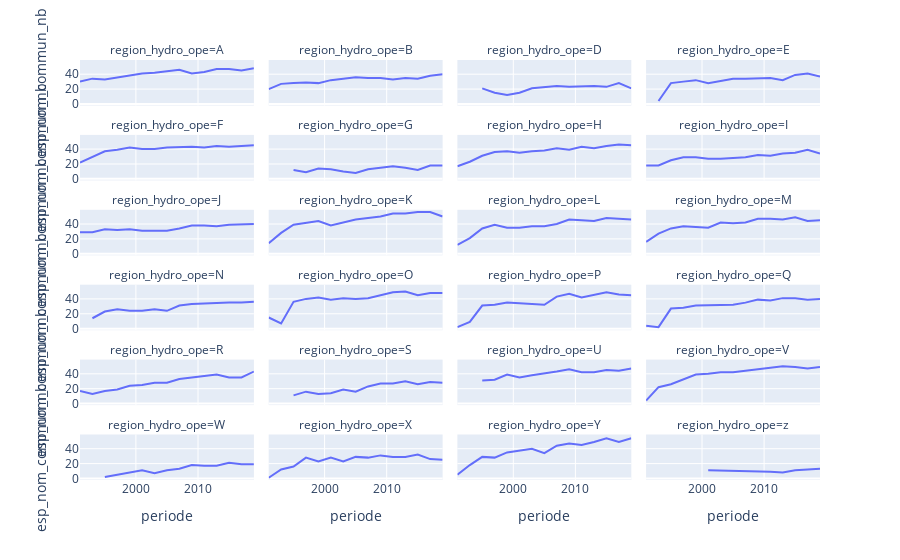

The notebook cell saved with this chart:
### Code cell
# Evolution de la richesse spécifique des régions au court du temps, régions par régions
fig = px.line(
    df_regions, 
    x="periode", 
    y="esp_nom_commun_nb", 
    facet_col='region_hydro_ope', 
    facet_col_wrap=4)
fig.show()

### Figure 1 — Plotly figure (JSON) as saved in the notebook; plotly's stock layout.template omitted (floating-point values rounded to 4 significant figures)
{"data": [{"hovertemplate": "region_hydro_ope=A<br>periode=%{x}<br>esp_nom_commun_nb=%{y}<extra></extra>", "legendgroup": "", "line": {"color": "#636efa", "dash": "solid"}, "mode": "lines", "name": "", "orientation": "v", "showlegend": false, "type": "scatter", "x": [1991, 1993, 1995, 1997, 1999, 2001, 2003, 2005, 2007, 2009, 2011, 2013, 2015, 2017, 2019], "xaxis": "x21", "y": [30, 34, 33, 36, 39, 41, 42, 44, 46, 41, 43, 47, 47, 45, 48], "yaxis": "y21"}, {"hovertemplate": "region_hydro_ope=B<br>periode=%{x}<br>esp_nom_commun_nb=%{y}<extra></extra>", "legendgroup": "", "line": {"color": "#636efa", "dash": "solid"}, "mode": "lines", "name": "", "orientation": "v", "showlegend": false, "type": "scatter", "x": [1991, 1993, 1995, 1997, 1999, 2001, 2003, 2005, 2007, 2009, 2011, 2013, 2015, 2017, 2019], "xaxis": "x22", "y": [20, 27, 28, 29, 28, 32, 34, 36, 35, 35, 33, 35, 34, 38, 40], "yaxis": "y22"}, {"hovertemplate": "region_hydro_ope=D<br>periode=%{x}<br>esp_nom_commun_nb=%{y}<extra></extra>", "legendgroup": "", "line": {"color": "#636efa", "dash": "solid"}, "mode": "lines", "name": "", "orientation": "v", "showlegend": false, "type": "scatter", "x": [1995, 1997, 1999, 2001, 2003, 2005, 2007, 2009, 2011, 2013, 2015, 2017, 2019], "xaxis": "x23", "y": [21, 15, 12, 15, 21, 22, 24, 23, 24, 24, 23, 28, 21], "yaxis": "y23"}, {"hovertemplate": "region_hydro_ope=E<br>periode=%{x}<br>esp_nom_commun_nb=%{y}<extra></extra>", "legendgroup": "", "line": {"color": "#636efa", "dash": "solid"}, "mode": "lines", "name": "", "orientation": "v", "showlegend": false, "type": "scatter", "x": [1993, 1995, 1997, 1999, 2001, 2003, 2005, 2007, 2009, 2011, 2013, 2015, 2017, 2019], "xaxis": "x24", "y": [4, 28, 30, 32, 28, 31, 34, 34, 34, 35, 32, 39, 41, 37], "yaxis": "y24"}, {"hovertemplate": "region_hydro_ope=F<br>periode=%{x}<br>esp_nom_commun_nb=%{y}<extra></extra>", "legendgroup": "", "line": {"color": "#636efa", "dash": "solid"}, "mode": "lines", "name": "", "orientation": "v", "showlegend": false, "type": "scatter", "x": [1991, 1993, 1995, 1997, 1999, 2001, 2003, 2005, 2007, 2009, 2011, 2013, 2015, 2017, 2019], "xaxis": "x17", "y": [22, 30, 37, 39, 42, 40, 40, 42, 43, 43, 42, 44, 43, 44, 45], "yaxis": "y17"}, {"hovertemplate": "region_hydro_ope=G<br>periode=%{x}<br>esp_nom_commun_nb=%{y}<extra></extra>", "legendgroup": "", "line": {"color": "#636efa", "dash": "solid"}, "mode": "lines", "name": "", "orientation": "v", "showlegend": false, "type": "scatter", "x": [1995, 1997, 1999, 2001, 2003, 2005, 2007, 2009, 2011, 2013, 2015, 2017, 2019], "xaxis": "x18", "y": [12, 9, 14, 13, 10, 8, 13, 15, 17, 15, 12, 18, 18], "yaxis": "y18"}, {"hovertemplate": "region_hydro_ope=H<br>periode=%{x}<br>esp_nom_commun_nb=%{y}<extra></extra>", "legendgroup": "", "line": {"color": "#636efa", "dash": "solid"}, "mode": "lines", "name": "", "orientation": "v", "showlegend": false, "type": "scatter", "x": [1991, 1993, 1995, 1997, 1999, 2001, 2003, 2005, 2007, 2009, 2011, 2013, 2015, 2017, 2019], "xaxis": "x19", "y": [17, 23, 31, 36, 37, 35, 37, 38, 41, 39, 43, 41, 44, 46, 45], "yaxis": "y19"}, {"hovertemplate": "region_hydro_ope=I<br>periode=%{x}<br>esp_nom_commun_nb=%{y}<extra></extra>", "legendgroup": "", "line": {"color": "#636efa", "dash": "solid"}, "mode": "lines", "name": "", "orientation": "v", "showlegend": false, "type": "scatter", "x": [1991, 1993, 1995, 1997, 1999, 2001, 2003, 2005, 2007, 2009, 2011, 2013, 2015, 2017, 2019], "xaxis": "x20", "y": [18, 18, 25, 29, 29, 27, 27, 28, 29, 32, 31, 34, 35, 39, 34], "yaxis": "y20"}, {"hovertemplate": "region_hydro_ope=J<br>periode=%{x}<br>esp_nom_commun_nb=%{y}<extra></extra>", "legendgroup": "", "line": {"color": "#636efa", "dash": "solid"}, "mode": "lines", "name": "", "orientation": "v", "showlegend": false, "type": "scatter", "x": [1991, 1993, 1995, 1997, 1999, 2001, 2003, 2005, 2007, 2009, 2011, 2013, 2015, 2017, 2019], "xaxis": "x13", "y": [29, 29, 33, 32, 33, 31, 31, 31, 34, 38, 38, 37, 39, 40, 40], "yaxis": "y13"}, {"hovertemplate": "region_hydro_ope=K<br>periode=%{x}<br>esp_nom_commun_nb=%{y}<extra></extra>", "legendgroup": "", "line": {"color": "#636efa", "dash": "solid"}, "mode": "lines", "name": "", "orientation": "v", "showlegend": false, "type": "scatter", "x": [1991, 1993, 1995, 1997, 1999, 2001, 2003, 2005, 2007, 2009, 2011, 2013, 2015, 2017, 2019], "xaxis": "x14", "y": [14, 28, 39, 42, 44, 38, 42, 46, 48, 50, 54, 54, 56, 56, 50], "yaxis": "y14"}, {"hovertemplate": "region_hydro_ope=L<br>periode=%{x}<br>esp_nom_commun_nb=%{y}<extra></extra>", "legendgroup": "", "line": {"color": "#636efa", "dash": "solid"}, "mode": "lines", "name": "", "orientation": "v", "showlegend": false, "type": "scatter", "x": [1991, 1993, 1995, 1997, 1999, 2001, 2003, 2005, 2007, 2009, 2011, 2013, 2015, 2017, 2019], "xaxis": "x15", "y": [12, 21, 34, 39, 35, 35, 37, 37, 40, 46, 45, 44, 48, 47, 46], "yaxis": "y15"}, {"hovertemplate": "region_hydro_ope=M<br>periode=%{x}<br>esp_nom_commun_nb=%{y}<extra></extra>", "legendgroup": "", "line": {"color": "#636efa", "dash": "solid"}, "mode": "lines", "name": "", "orientation": "v", "showlegend": false, "type": "scatter", "x": [1991, 1993, 1995, 1997, 1999, 2001, 2003, 2005, 2007, 2009, 2011, 2013, 2015, 2017, 2019], "xaxis": "x16", "y": [16, 27, 34, 37, 36, 35, 42, 41, 42, 47, 47, 46, 49, 44, 45], "yaxis": "y16"}, {"hovertemplate": "region_hydro_ope=N<br>periode=%{x}<br>esp_nom_commun_nb=%{y}<extra></extra>", "legendgroup": "", "line": {"color": "#636efa", "dash": "solid"}, "mode": "lines", "name": "", "orientation": "v", "showlegend": false, "type": "scatter", "x": [1993, 1995, 1997, 1999, 2001, 2003, 2005, 2007, 2009, 2011, 2013, 2015, 2017, 2019], "xaxis": "x9", "y": [14, 23, 26, 24, 24, 26, 24, 31, 33, 34, 35, 35, 35, 36], "yaxis": "y9"}, {"hovertemplate": "region_hydro_ope=O<br>periode=%{x}<br>esp_nom_commun_nb=%{y}<extra></extra>", "legendgroup": "", "line": {"color": "#636efa", "dash": "solid"}, "mode": "lines", "name": "", "orientation": "v", "showlegend": false, "type": "scatter", "x": [1991, 1993, 1995, 1997, 1999, 2001, 2003, 2005, 2007, 2009, 2011, 2013, 2015, 2017, 2019], "xaxis": "x10", "y": [15, 7, 36, 40, 42, 39, 41, 40, 41, 45, 49, 50, 45, 48, 48], "yaxis": "y10"}, {"hovertemplate": "region_hydro_ope=P<br>periode=%{x}<br>esp_nom_commun_nb=%{y}<extra></extra>", "legendgroup": "", "line": {"color": "#636efa", "dash": "solid"}, "mode": "lines", "name": "", "orientation": "v", "showlegend": false, "type": "scatter", "x": [1991, 1993, 1995, 1997, 1999, 2001, 2003, 2005, 2007, 2009, 2011, 2013, 2015, 2017, 2019], "xaxis": "x11", "y": [2, 9, 31, 32, 35, 34, 34, 32, 43, 47, 42, 45, 49, 46, 45], "yaxis": "y11"}, {"hovertemplate": "region_hydro_ope=Q<br>periode=%{x}<br>esp_nom_commun_nb=%{y}<extra></extra>", "legendgroup": "", "line": {"color": "#636efa", "dash": "solid"}, "mode": "lines", "name": "", "orientation": "v", "showlegend": false, "type": "scatter", "x": [1991, 1993, 1995, 1997, 1999, 2001, 2003, 2005, 2007, 2009, 2011, 2013, 2015, 2017, 2019], "xaxis": "x12", "y": [4, 2, 27, 28, 31, 31, 32, 32, 35, 39, 38, 41, 41, 39, 40], "yaxis": "y12"}, {"hovertemplate": "region_hydro_ope=R<br>periode=%{x}<br>esp_nom_commun_nb=%{y}<extra></extra>", "legendgroup": "", "line": {"color": "#636efa", "dash": "solid"}, "mode": "lines", "name": "", "orientation": "v", "showlegend": false, "type": "scatter", "x": [1991, 1993, 1995, 1997, 1999, 2001, 2003, 2005, 2007, 2009, 2011, 2013, 2015, 2017, 2019], "xaxis": "x5", "y": [17, 13, 17, 19, 24, 25, 28, 28, 33, 35, 38, 39, 35, 35, 43], "yaxis": "y5"}, {"hovertemplate": "region_hydro_ope=S<br>periode=%{x}<br>esp_nom_commun_nb=%{y}<extra></extra>", "legendgroup": "", "line": {"color": "#636efa", "dash": "solid"}, "mode": "lines", "name": "", "orientation": "v", "showlegend": false, "type": "scatter", "x": [1995, 1997, 1999, 2001, 2003, 2005, 2007, 2009, 2011, 2013, 2015, 2017, 2019], "xaxis": "x6", "y": [11, 16, 13, 14, 19, 16, 23, 27, 27, 30, 26, 29, 28], "yaxis": "y6"}, {"hovertemplate": "region_hydro_ope=U<br>periode=%{x}<br>esp_nom_commun_nb=%{y}<extra></extra>", "legendgroup": "", "line": {"color": "#636efa", "dash": "solid"}, "mode": "lines", "name": "", "orientation": "v", "showlegend": false, "type": "scatter", "x": [1995, 1997, 1999, 2001, 2003, 2005, 2007, 2009, 2011, 2013, 2015, 2017, 2019], "xaxis": "x7", "y": [31, 32, 39, 35, 38, 40, 43, 46, 42, 42, 45, 44, 47], "yaxis": "y7"}, {"hovertemplate": "region_hydro_ope=V<br>periode=%{x}<br>esp_nom_commun_nb=%{y}<extra></extra>", "legendgroup": "", "line": {"color": "#636efa", "dash": "solid"}, "mode": "lines", "name": "", "orientation": "v", "showlegend": false, "type": "scatter", "x": [1991, 1993, 1995, 1997, 1999, 2001, 2003, 2005, 2007, 2009, 2011, 2013, 2015, 2017, 2019], "xaxis": "x8", "y": [4, 22, 26, 32, 39, 40, 42, 42, 44, 45, 48, 50, 49, 47, 49], "yaxis": "y8"}, {"hovertemplate": "region_hydro_ope=W<br>periode=%{x}<br>esp_nom_commun_nb=%{y}<extra></extra>", "legendgroup": "", "line": {"color": "#636efa", "dash": "solid"}, "mode": "lines", "name": "", "orientation": "v", "showlegend": false, "type": "scatter", "x": [1995, 1997, 1999, 2001, 2003, 2005, 2007, 2009, 2011, 2013, 2015, 2017, 2019], "xaxis": "x", "y": [2, 5, 7, 11, 7, 11, 13, 18, 17, 17, 21, 19, 19], "yaxis": "y"}, {"hovertemplate": "region_hydro_ope=X<br>periode=%{x}<br>esp_nom_commun_nb=%{y}<extra></extra>", "legendgroup": "", "line": {"color": "#636efa", "dash": "solid"}, "mode": "lines", "name": "", "orientation": "v", "showlegend": false, "type": "scatter", "x": [1991, 1993, 1995, 1997, 1999, 2001, 2003, 2005, 2007, 2009, 2011, 2013, 2015, 2017, 2019], "xaxis": "x2", "y": [1, 12, 16, 28, 23, 28, 23, 29, 28, 31, 29, 29, 32, 26, 25], "yaxis": "y2"}, {"hovertemplate": "region_hydro_ope=Y<br>periode=%{x}<br>esp_nom_commun_nb=%{y}<extra></extra>", "legendgroup": "", "line": {"color": "#636efa", "dash": "solid"}, "mode": "lines", "name": "", "orientation": "v", "showlegend": false, "type": "scatter", "x": [1991, 1993, 1995, 1997, 1999, 2001, 2003, 2005, 2007, 2009, 2011, 2013, 2015, 2017, 2019], "xaxis": "x3", "y": [5, 18, 29, 28, 35, 37, 40, 34, 44, 47, 45, 49, 54, 49, 54], "yaxis": "y3"}, {"hovertemplate": "region_hydro_ope=z<br>periode=%{x}<br>esp_nom_commun_nb=%{y}<extra></extra>", "legendgroup": "", "line": {"color": "#636efa", "dash": "solid"}, "mode": "lines", "name": "", "orientation": "v", "showlegend": false, "type": "scatter", "x": [2001, 2009, 2011, 2013, 2015, 2017, 2019], "xaxis": "x4", "y": [11, 10, 9, 8, 11, 12, 13], "yaxis": "y4"}], "layout": {"annotations": [{"font": {}, "showarrow": false, "text": "region_hydro_ope=W", "x": 0.1175, "xanchor": "center", "xref": "paper", "y": 0.1083, "yanchor": "bottom", "yref": "paper"}, {"font": {}, "showarrow": false, "text": "region_hydro_ope=X", "x": 0.3725, "xanchor": "center", "xref": "paper", "y": 0.1083, "yanchor": "bottom", "yref": "paper"}, {"font": {}, "showarrow": false, "text": "region_hydro_ope=Y", "x": 0.6275, "xanchor": "center", "xref": "paper", "y": 0.1083, "yanchor": "bottom", "yref": "paper"}, {"font": {}, "showarrow": false, "text": "region_hydro_ope=z", "x": 0.8825, "xanchor": "center", "xref": "paper", "y": 0.1083, "yanchor": "bottom", "yref": "paper"}, {"font": {}, "showarrow": false, "text": "region_hydro_ope=R", "x": 0.1175, "xanchor": "center", "xref": "paper", "y": 0.2867, "yanchor": "bottom", "yref": "paper"}, {"font": {}, "showarrow": false, "text": "region_hydro_ope=S", "x": 0.3725, "xanchor": "center", "xref": "paper", "y": 0.2867, "yanchor": "bottom", "yref": "paper"}, {"font": {}, "showarrow": false, "text": "region_hydro_ope=U", "x": 0.6275, "xanchor": "center", "xref": "paper", "y": 0.2867, "yanchor": "bottom", "yref": "paper"}, {"font": {}, "showarrow": false, "text": "region_hydro_ope=V", "x": 0.8825, "xanchor": "center", "xref": "paper", "y": 0.2867, "yanchor": "bottom", "yref": "paper"}, {"font": {}, "showarrow": false, "text": "region_hydro_ope=N", "x": 0.1175, "xanchor": "center", "xref": "paper", "y": 0.465, "yanchor": "bottom", "yref": "paper"}, {"font": {}, "showarrow": false, "text": "region_hydro_ope=O", "x": 0.3725, "xanchor": "center", "xref": "paper", "y": 0.465, "yanchor": "bottom", "yref": "paper"}, {"font": {}, "showarrow": false, "text": "region_hydro_ope=P", "x": 0.6275, "xanchor": "center", "xref": "paper", "y": 0.465, "yanchor": "bottom", "yref": "paper"}, {"font": {}, "showarrow": false, "text": "region_hydro_ope=Q", "x": 0.8825, "xanchor": "center", "xref": "paper", "y": 0.465, "yanchor": "bottom", "yref": "paper"}, {"font": {}, "showarrow": false, "text": "region_hydro_ope=J", "x": 0.1175, "xanchor": "center", "xref": "paper", "y": 0.6433, "yanchor": "bottom", "yref": "paper"}, {"font": {}, "showarrow": false, "text": "region_hydro_ope=K", "x": 0.3725, "xanchor": "center", "xref": "paper", "y": 0.6433, "yanchor": "bottom", "yref": "paper"}, {"font": {}, "showarrow": false, "text": "region_hydro_ope=L", "x": 0.6275, "xanchor": "center", "xref": "paper", "y": 0.6433, "yanchor": "bottom", "yref": "paper"}, {"font": {}, "showarrow": false, "text": "region_hydro_ope=M", "x": 0.8825, "xanchor": "center", "xref": "paper", "y": 0.6433, "yanchor": "bottom", "yref": "paper"}, {"font": {}, "showarrow": false, "text": "region_hydro_ope=F", "x": 0.1175, "xanchor": "center", "xref": "paper", "y": 0.8217, "yanchor": "bottom", "yref": "paper"}, {"font": {}, "showarrow": false, "text": "region_hydro_ope=G", "x": 0.3725, "xanchor": "center", "xref": "paper", "y": 0.8217, "yanchor": "bottom", "yref": "paper"}, {"font": {}, "showarrow": false, "text": "region_hydro_ope=H", "x": 0.6275, "xanchor": "center", "xref": "paper", "y": 0.8217, "yanchor": "bottom", "yref": "paper"}, {"font": {}, "showarrow": false, "text": "region_hydro_ope=I", "x": 0.8825, "xanchor": "center", "xref": "paper", "y": 0.8217, "yanchor": "bottom", "yref": "paper"}, {"font": {}, "showarrow": false, "text": "region_hydro_ope=A", "x": 0.1175, "xanchor": "center", "xref": "paper", "y": 1.0, "yanchor": "bottom", "yref": "paper"}, {"font": {}, "showarrow": false, "text": "region_hydro_ope=B", "x": 0.3725, "xanchor": "center", "xref": "paper", "y": 1.0, "yanchor": "bottom", "yref": "paper"}, {"font": {}, "showarrow": false, "text": "region_hydro_ope=D", "x": 0.6275, "xanchor": "center", "xref": "paper", "y": 1.0, "yanchor": "bottom", "yref": "paper"}, {"font": {}, "showarrow": false, "text": "region_hydro_ope=E", "x": 0.8825, "xanchor": "center", "xref": "paper", "y": 1.0, "yanchor": "bottom", "yref": "paper"}], "legend": {"tracegroupgap": 0}, "margin": {"t": 60}, "xaxis": {"anchor": "y", "domain": [0, 0.235], "title": {"text": "periode"}}, "xaxis10": {"anchor": "y10", "domain": [0.255, 0.49], "matches": "x", "showticklabels": false}, "xaxis11": {"anchor": "y11", "domain": [0.51, 0.745], "matches": "x", "showticklabels": false}, "xaxis12": {"anchor": "y12", "domain": [0.765, 1.0], "matches": "x", "showticklabels": false}, "xaxis13": {"anchor": "y13", "domain": [0, 0.235], "matches": "x", "showticklabels": false}, "xaxis14": {"anchor": "y14", "domain": [0.255, 0.49], "matches": "x", "showticklabels": false}, "xaxis15": {"anchor": "y15", "domain": [0.51, 0.745], "matches": "x", "showticklabels": false}, "xaxis16": {"anchor": "y16", "domain": [0.765, 1.0], "matches": "x", "showticklabels": false}, "xaxis17": {"anchor": "y17", "domain": [0, 0.235], "matches": "x", "showticklabels": false}, "xaxis18": {"anchor": "y18", "domain": [0.255, 0.49], "matches": "x", "showticklabels": false}, "xaxis19": {"anchor": "y19", "domain": [0.51, 0.745], "matches": "x", "showticklabels": false}, "xaxis2": {"anchor": "y2", "domain": [0.255, 0.49], "matches": "x", "title": {"text": "periode"}}, "xaxis20": {"anchor": "y20", "domain": [0.765, 1.0], "matches": "x", "showticklabels": false}, "xaxis21": {"anchor": "y21", "domain": [0, 0.235], "matches": "x", "showticklabels": false}, "xaxis22": {"anchor": "y22", "domain": [0.255, 0.49], "matches": "x", "showticklabels": false}, "xaxis23": {"anchor": "y23", "domain": [0.51, 0.745], "matches": "x", "showticklabels": false}, "xaxis24": {"anchor": "y24", "domain": [0.765, 1.0], "matches": "x", "showticklabels": false}, "xaxis3": {"anchor": "y3", "domain": [0.51, 0.745], "matches": "x", "title": {"text": "periode"}}, "xaxis4": {"anchor": "y4", "domain": [0.765, 1.0], "matches": "x", "title": {"text": "periode"}}, "xaxis5": {"anchor": "y5", "domain": [0, 0.235], "matches": "x", "showticklabels": false}, "xaxis6": {"anchor": "y6", "domain": [0.255, 0.49], "matches": "x", "showticklabels": false}, "xaxis7": {"anchor": "y7", "domain": [0.51, 0.745], "matches": "x", "showticklabels": false}, "xaxis8": {"anchor": "y8", "domain": [0.765, 1.0], "matches": "x", "showticklabels": false}, "xaxis9": {"anchor": "y9", "domain": [0, 0.235], "matches": "x", "showticklabels": false}, "yaxis": {"anchor": "x", "domain": [0, 0.1083], "title": {"text": "esp_nom_commun_nb"}}, "yaxis10": {"anchor": "x10", "domain": [0.3567, 0.465], "matches": "y", "showticklabels": false}, "yaxis11": {"anchor": "x11", "domain": [0.3567, 0.465], "matches": "y", "showticklabels": false}, "yaxis12": {"anchor": "x12", "domain": [0.3567, 0.465], "matches": "y", "showticklabels": false}, "yaxis13": {"anchor": "x13", "domain": [0.535, 0.6433], "matches": "y", "title": {"text": "esp_nom_commun_nb"}}, "yaxis14": {"anchor": "x14", "domain": [0.535, 0.6433], "matches": "y", "showticklabels": false}, "yaxis15": {"anchor": "x15", "domain": [0.535, 0.6433], "matches": "y", "showticklabels": false}, "yaxis16": {"anchor": "x16", "domain": [0.535, 0.6433], "matches": "y", "showticklabels": false}, "yaxis17": {"anchor": "x17", "domain": [0.7133, 0.8217], "matches": "y", "title": {"text": "esp_nom_commun_nb"}}, "yaxis18": {"anchor": "x18", "domain": [0.7133, 0.8217], "matches": "y", "showticklabels": false}, "yaxis19": {"anchor": "x19", "domain": [0.7133, 0.8217], "matches": "y", "showticklabels": false}, "yaxis2": {"anchor": "x2", "domain": [0, 0.1083], "matches": "y", "showticklabels": false}, "yaxis20": {"anchor": "x20", "domain": [0.7133, 0.8217], "matches": "y", "showticklabels": false}, "yaxis21": {"anchor": "x21", "domain": [0.8917, 1.0], "matches": "y", "title": {"text": "esp_nom_commun_nb"}}, "yaxis22": {"anchor": "x22", "domain": [0.8917, 1.0], "matches": "y", "showticklabels": false}, "yaxis23": {"anchor": "x23", "domain": [0.8917, 1.0], "matches": "y", "showticklabels": false}, "yaxis24": {"anchor": "x24", "domain": [0.8917, 1.0], "matches": "y", "showticklabels": false}, "yaxis3": {"anchor": "x3", "domain": [0, 0.1083], "matches": "y", "showticklabels": false}, "yaxis4": {"anchor": "x4", "domain": [0, 0.1083], "matches": "y", "showticklabels": false}, "yaxis5": {"anchor": "x5", "domain": [0.1783, 0.2867], "matches": "y", "title": {"text": "esp_nom_commun_nb"}}, "yaxis6": {"anchor": "x6", "domain": [0.1783, 0.2867], "matches": "y", "showticklabels": false}, "yaxis7": {"anchor": "x7", "domain": [0.1783, 0.2867], "matches": "y", "showticklabels": false}, "yaxis8": {"anchor": "x8", "domain": [0.1783, 0.2867], "matches": "y", "showticklabels": false}, "yaxis9": {"anchor": "x9", "domain": [0.3567, 0.465], "matches": "y", "title": {"text": "esp_nom_commun_nb"}}}}
